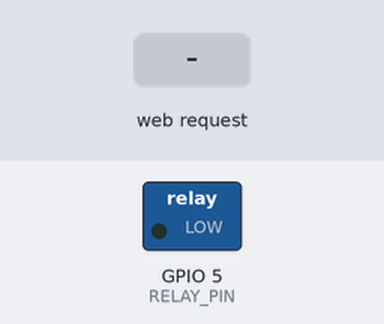
This sketch was run on a simulated ESP32. On the bench: switched loads named in the sketch (green lamp = pin HIGH). Inputs (shaded band) come from the test bench. WiFi joins after 1.5 s; servers stay silent unless stated; what the sketch prints to the serial monitor is not drawn.

Above: at 2.7 s.
2.8 s: HTTP request GET /open received
At 3.2 s:
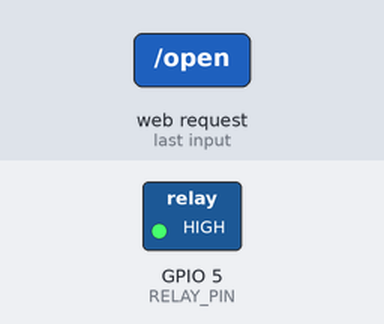
Timing chart, 0 to 6.3 s (numbered marks = the images above; inputs shaded):
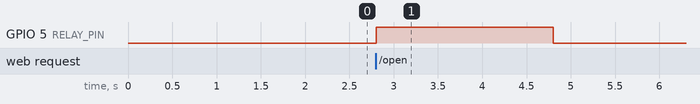

The sketch:

esp32_update_1744415700503.ino
```cpp
#include <WiFi.h>
#include <WebServer.h>

// Replace these with your Wi-Fi credentials
const char* ssid = "dlink-C2DB";
const char* password = "7gyjw7et";

#define RELAY_PIN 5  // Update with the pin controlling your relay

// Create a web server on port 80
WebServer server(80);

void openDoor() {
  digitalWrite(RELAY_PIN, HIGH);  // Activate relay—adjust logic if your relay is active LOW
  delay(2000);                    // Hold for 2 seconds
  digitalWrite(RELAY_PIN, LOW);   // Deactivate relay
}

// Handler for the "/open" endpoint
void handleOpen() {
  server.send(200, "text/plain", "Door Opened");
  openDoor();
}

void setup() {
  Serial.begin(115200);

  // Set up the relay pin
  pinMode(RELAY_PIN, OUTPUT);
  digitalWrite(RELAY_PIN, LOW);  // Ensure relay starts off

  // Connect to Wi-Fi
  WiFi.begin(ssid, password);
  Serial.print("Connecting to Wi-Fi");
  while (WiFi.status() != WL_CONNECTED) {
    delay(500);
    Serial.print(".");
  }
  Serial.println("\nConnected to Wi-Fi");
  Serial.print("IP Address: ");
  Serial.println(WiFi.localIP());

  // Set up the web server endpoint
  server.on("/open", handleOpen);
  server.begin();
  Serial.println("Web server started");
}

void loop() {
  server.handleClient();
}
```

Measured:
- after the input at 2.8 s, GPIO 5 (RELAY_PIN): LOW → HIGH at once, → LOW 2.0 s later
